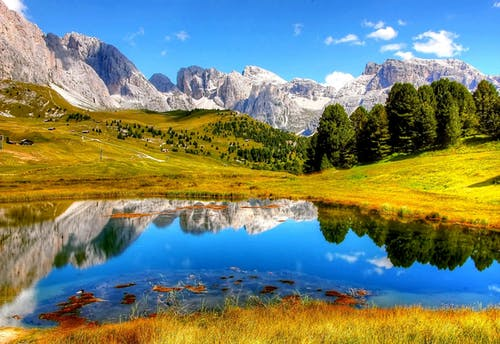
#> input picture files/imagem.jpeg, 500 x 344 px
$ jupyter execute 01_OpenCV.ipynb
#> lines starting #> are read from the running program, lines starting #| are printed output that depends on the picture
[cell 1]
import cv2
import numpy as np
import matplotlib.pyplot as plt

[cell 2]
filename = 'files/imagem.jpeg'
im = cv2.imread(filename, 0)
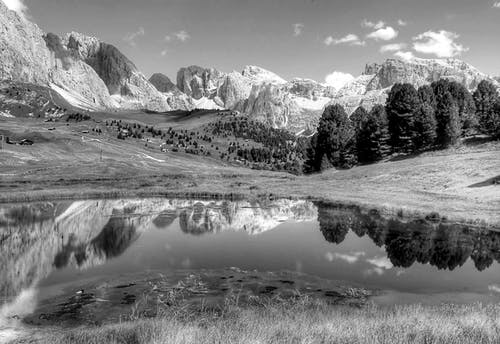
#> im: shape (344, 500); min 0, max 255, mean 126.6

[cell 3]
print(im)
#> (printed output is left out)
print(im.shape)
#| (344, 500)

[cell 4]
width = im.shape[1]
#> width = 500
height = im.shape[0]
#> height = 344

[cell 5]
cv2.imshow('imagem', im)
cv2.waitKey(0)
cv2.destroyAllWindows()

[cell 6]
neg_im = im.copy()

for c in range(0, width - 1):
    for l in range(0, height - 1):
        px = neg_im.item(l, c)

    #negativo
        neg_im.itemset(l, c, 255 - px)
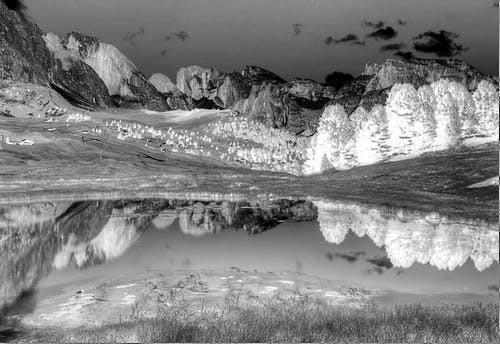
#> neg_im: shape (344, 500); min 0, max 255, mean 128.4

[cell 7]
cv2.imshow('negativa', neg_im)
cv2.waitKey(0)
cv2.destroyAllWindows()

[cell 8]
bin_im = im.copy()

for c in range(0, width - 1):
    for l in range(0, height - 1):
        px = bin_im.item(l, c)

    #binarização
        if px > 100:
            bin_im.itemset(l, c, 255)
        else:
            bin_im.itemset(l, c, 0)
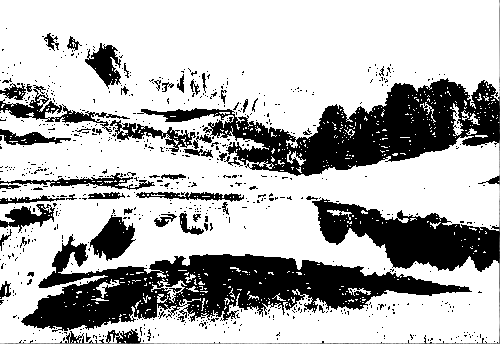
#> bin_im: shape (344, 500); min 0, max 255, mean 180.9

[cell 9]
cv2.imshow('binarizada', bin_im)
cv2.waitKey(0)
cv2.destroyAllWindows()

[cell 10]
#redimensiona a imagem
new_width = int(im.shape[1] * .5)
#> new_width = 250
new_height = int(im.shape[0] * .5)
#> new_height = 172
dim = (new_width, new_height)
#> dim = (250, 172)
im_resized = cv2.resize(im, dim, interpolation = cv2.INTER_AREA)
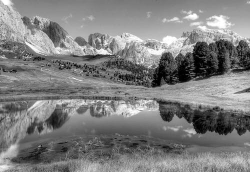
#> im_resized: shape (172, 250); min 0, max 255, mean 126.8

[cell 11]
#mostra imagem com opencv
cv2.imshow('resized',im_resized)
cv2.imshow('imagem',im)
cv2.waitKey(0)
cv2.destroyAllWindows()

[cell 12]
#calcula o histograma
bins = 256
hist = cv2.calcHist([im], [0], None, [bins], [0, bins])
#> hist = 256 values, max 1648 at index 137, min 88 at index 239, mean 671.9
x_coord = np.arange(bins)
# print(hist)

[cell 13]
#mostra o histograma
plt.bar(x_coord, hist.reshape(-1))
plt.xlim([0, bins])
plt.show()
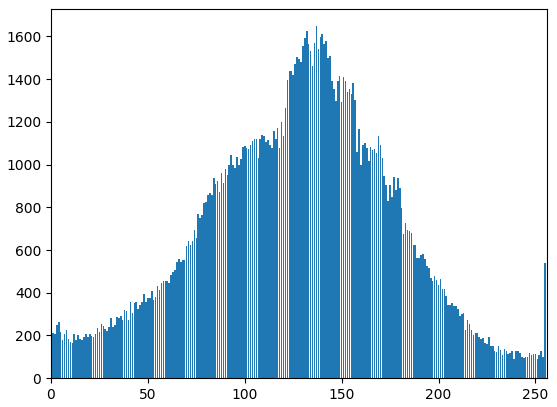
#> figure drawn by matplotlib, 1 panel; tallest bar 1648 high, from x = 136.6 to 137.4

[cell 14]
#Equaliza histograma com CDF
im_eq_cdf = cv2.equalizeHist(im)
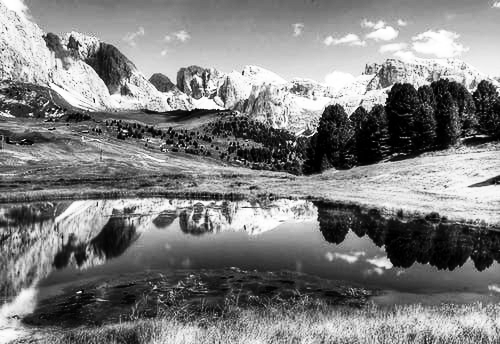
#> im_eq_cdf: shape (344, 500); min 0, max 255, mean 127.3
cv2.imshow('im-eq', im_eq_cdf)
cv2.waitKey(0)
cv2.destroyAllWindows()

[cell 15]
#Equaliza histograma com ajuste local e constrate limitado
clahe = cv2.createCLAHE(clipLimit=2.0, tileGridSize=(8,8))
im_eq_clahe = clahe.apply(im)
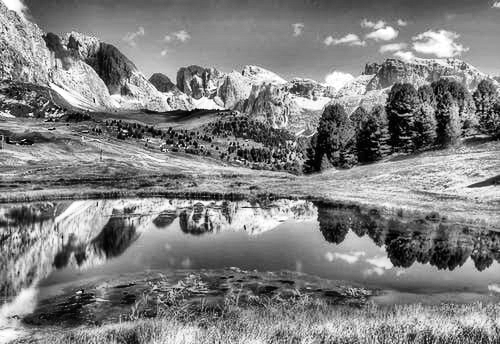
#> im_eq_clahe: shape (344, 500); min 0, max 255, mean 129.1
cv2.imshow('imagem',im)
cv2.imshow('im-clahe', im_eq_clahe)
cv2.waitKey(0)
cv2.destroyAllWindows()

[cell 16]
#mostra imagem com matplotlib
plt.subplot(221), plt.imshow(im, cmap='gray')
plt.subplot(222), plt.bar(x_coord, hist.reshape(-1))
plt.subplot(223), plt.imshow(im_eq_clahe, cmap='gray')
plt.subplot(224), plt.hist(im_eq_clahe.ravel(),256,[0,256])
plt.xlim([0, 256])
plt.show()
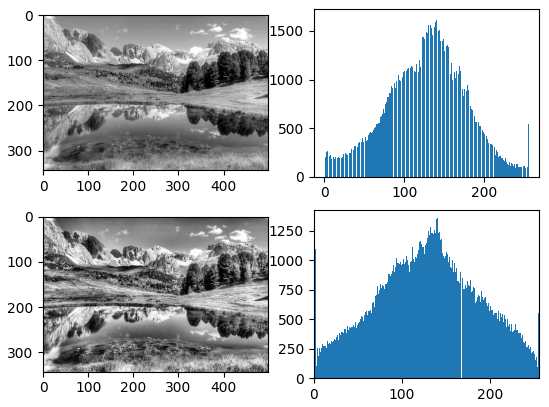
#> figure drawn by matplotlib, 4 panels; panel 2: tallest bar 1648 high, from x = 136.6 to 137.4; panel 4: tallest bar 1355 high, from x = 140 to 141

$ run again, with files/house.jpg copied over files/imagem.jpeg
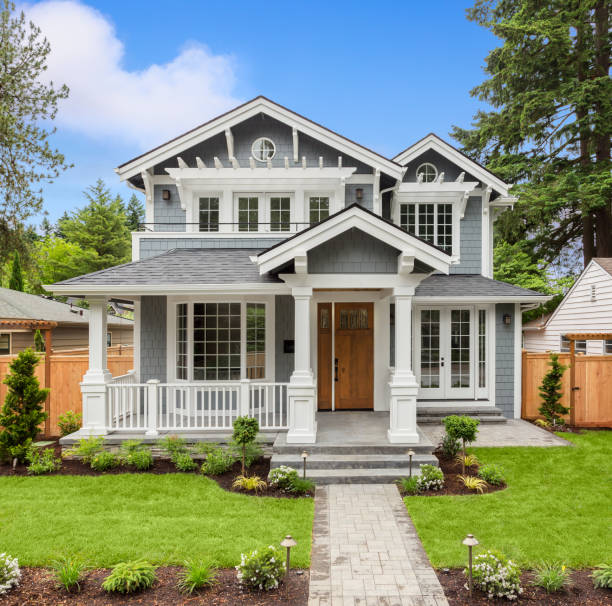
#> input picture files/house.jpg, 612 x 606 px
#> (printed output is left out)
#| (606, 612)
#> `im_resized = cv2.resize(im, dim, interpolation = cv2.INTER_AREA)`:
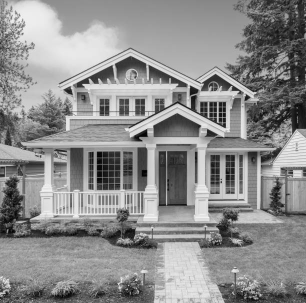
#> im_resized: shape (303, 306); min 2, max 244, mean 141.2
#> hist = 256 values, max 3951 at index 152, min 1 at index 252, mean 1448.7
#> `plt.show()`:
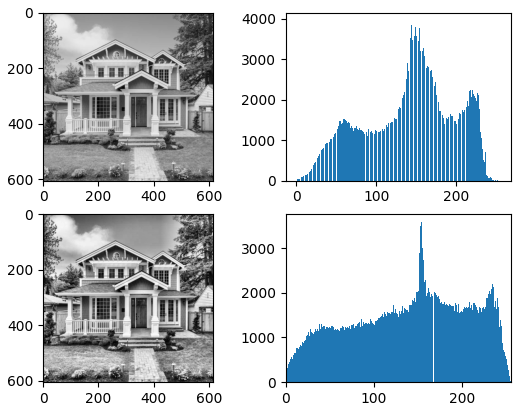
#> figure drawn by matplotlib, 4 panels; panel 2: tallest bar 3951 high, from x = 151.6 to 152.4; panel 4: tallest bar 3579 high, from x = 154 to 155

$ run again, with files/ostriches.jpg copied over files/imagem.jpeg
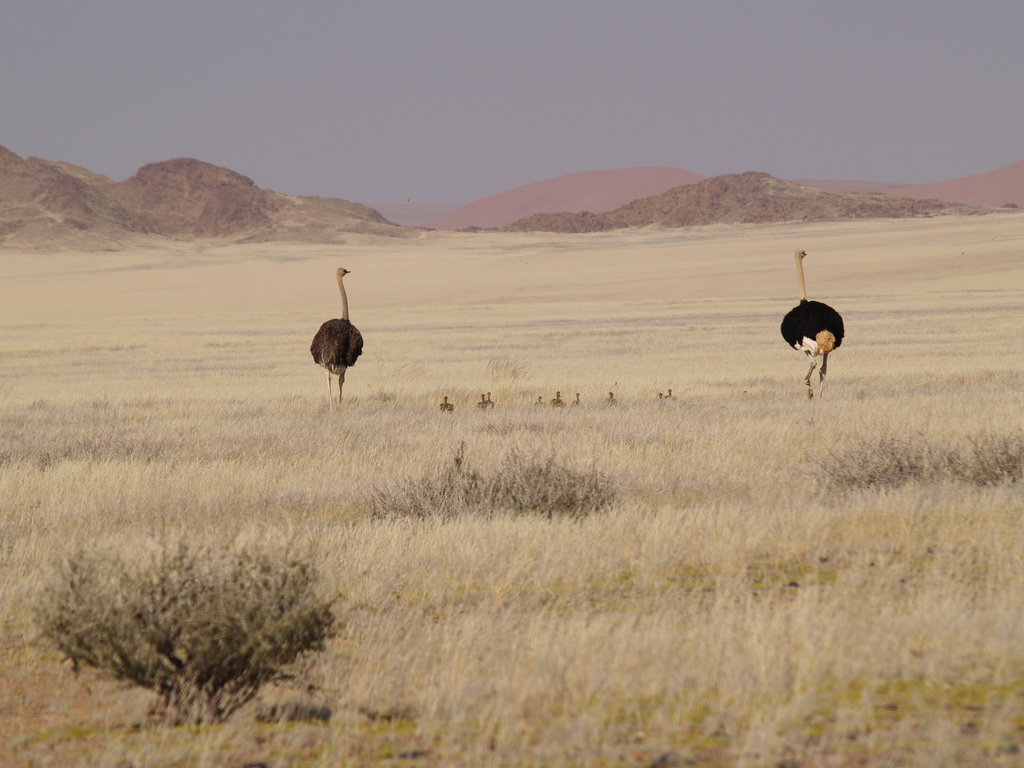
#> input picture files/ostriches.jpg, 1024 x 768 px
#> (printed output is left out)
#| (768, 1024)
#> after the loop `for c in range(0, width - 1):`:
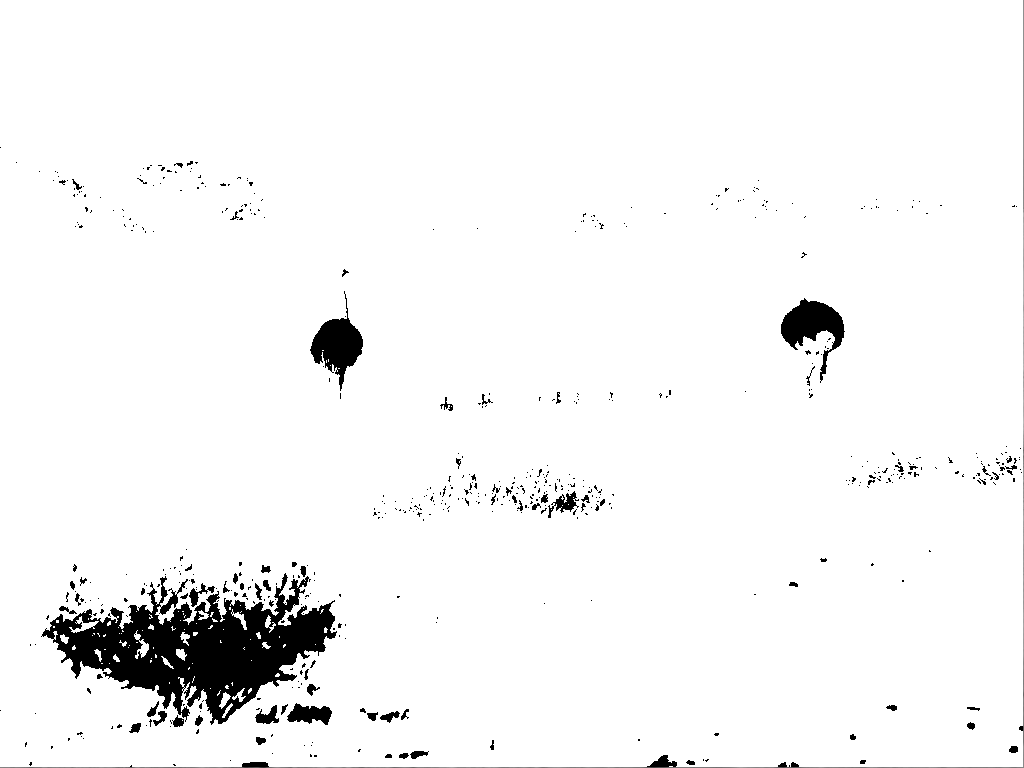
#> bin_im: shape (768, 1024); min 0, max 255, mean 245
#> hist = 256 values, max 58215 at index 144, min 0 at index 1, mean 3072
#> `plt.show()`:
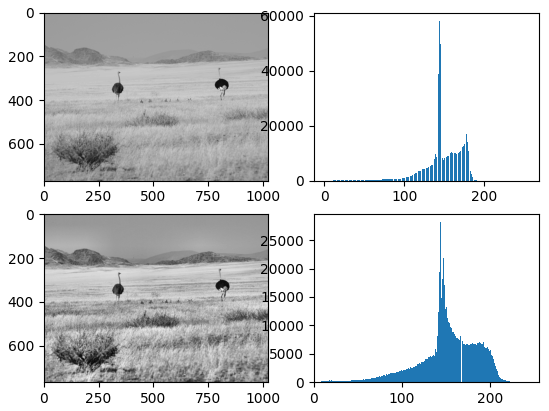
#> figure drawn by matplotlib, 4 panels; panel 2: tallest bar 58215 high, from x = 143.6 to 144.4; panel 4: tallest bar 28156 high, from x = 144 to 145
